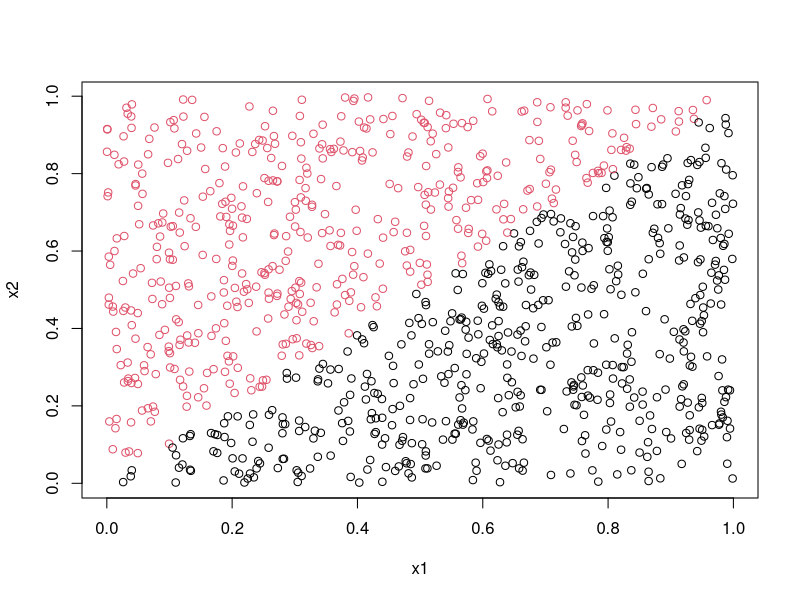

Generate this figure with R:
## ---- chunk 1
knitr::opts_chunk$set(echo = TRUE)
library(randomForest)
## ---- chunk 2

set.seed(12345)
list1 = list()
for (i in 1:1000) { # Indicate number of iterations with "i"
  x1 =  runif(100)
  x2 = runif(100)
  y<-as.factor(as.numeric(x1<x2))
  list1[[i]] = data.frame(x1,x2,y)
}


set.seed(1234)
x1<-runif(1000)
x2<-runif(1000)
tedata<-cbind(x1,x2)
y<-as.numeric(x1<x2)
telabels<-as.factor(y)
plot(x1,x2,col=(y+1))
table(telabels)

